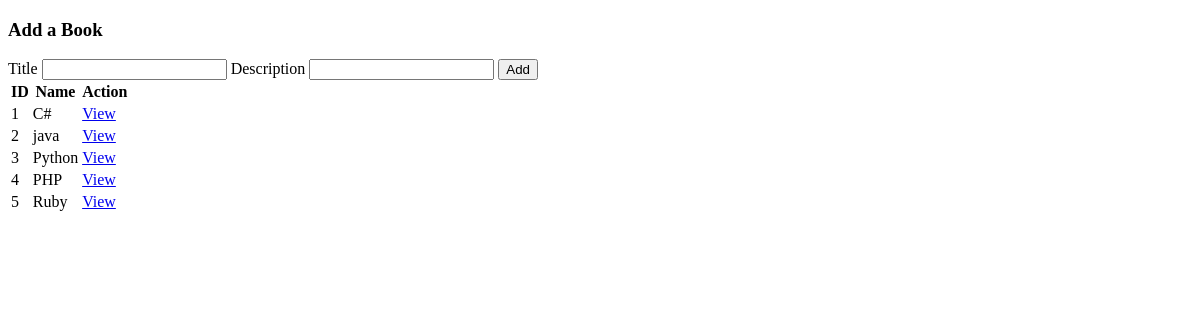
Before: /books with the older database file.
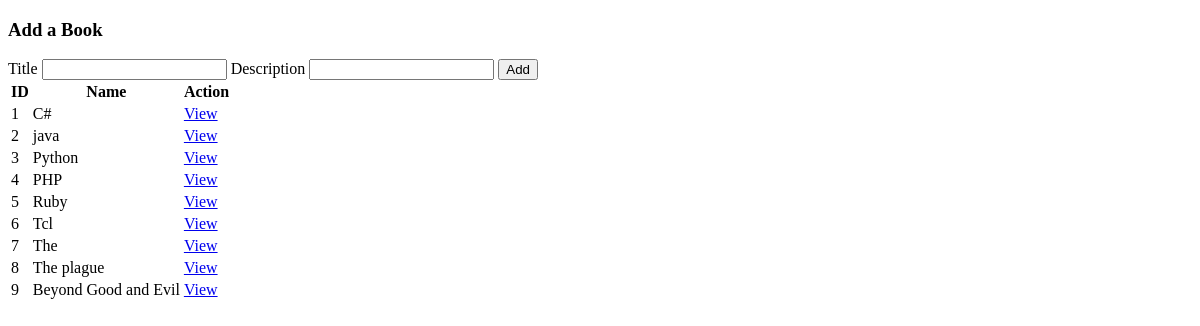
After: the same page with the newer database file.
### books_authors_app/models.py (models this page shows)
class Book(models.Model):
    title = models.CharField(max_length=255)
    desc = models.TextField()
    created_at = models.DateTimeField(auto_now_add=True)
    updated_at = models.DateTimeField(auto_now=True)

### books_authors_app/views.py (the view)
# urls.py: path('books', views.show_all_books),
def show_all_books(request):
    context = {
        'books': Book.objects.all()
    }
    return render(request, 'books.html', context)

### books_authors_app/templates/books.html (shortened to what this page needs)
<!DOCTYPE html>
<html lang="en">
<head>
</head>
<body>
    <section>
        <article>
            <h1>Add a Book</h1>
            <form action="/books/add_book" method="POST">
                <label for="title">Title</label>
                <input type="text" id="title" name="title">
                <label for="desc">Description</label>
                <input type="text" id="desc" name="desc">
                <input type="submit" value="Add">
            </form>
        </article>
        <table>
            <tr>
                <th>ID</th>
                <th>Name</th>
                <th>Action</th>
            </tr>
            {% for book in books %}
                <tr>
                    <td>{{book.id}}</td>
                    <td>{{book.title}}</td>
                    <td>
                        <a href="/books/{{book.id}}">
                            View
                        </a>
                    </td>
                </tr>
            {% endfor %}
        </table>
    </section>
</body>
</html>

Changed rows visible on the page:
added Book: id "6", title "Tcl"
added Book: id "7", title "The"
added Book: id "8", title "The plague"
added Book: id "9", title "Beyond Good and Evil"
